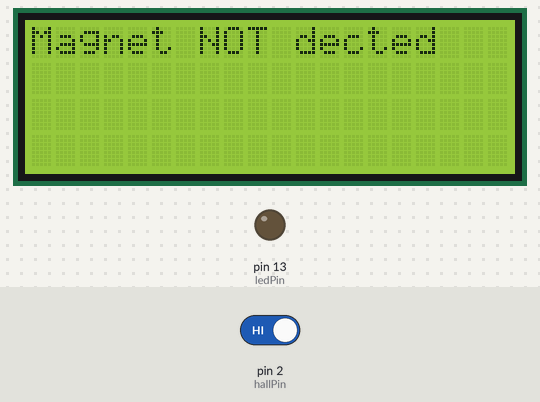
A sketch run on a simulated Arduino Uno, built with avr-gcc and run on an emulated ATmega328P. Shown: 20×4 character LCD, output pins drawn as LEDs (lit = HIGH). The test bench sets the inputs (shaded band); at power-on: pin 2 (hallPin) HIGH. What the sketch prints to the serial monitor is not drawn.

Above: at 4.2 s.
4.3 s: pin 2 (hallPin) driven LOW
At 5.5 s:
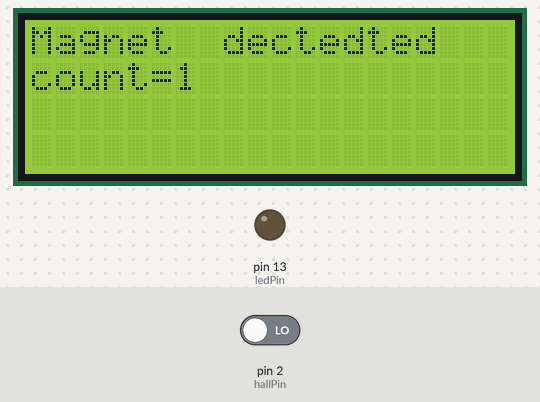
5.8 s: pin 2 (hallPin) driven HIGH
At 8.58 s:
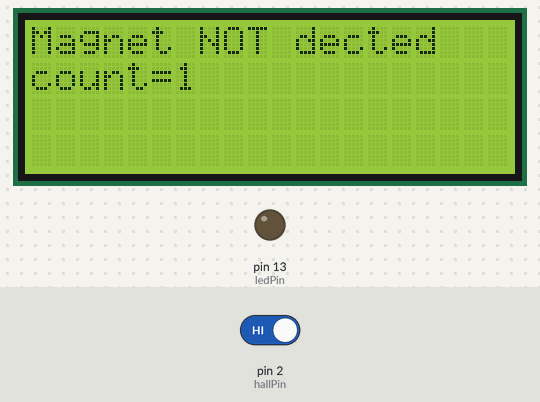
8.8 s: pin 2 (hallPin) driven LOW
At 10.2 s:
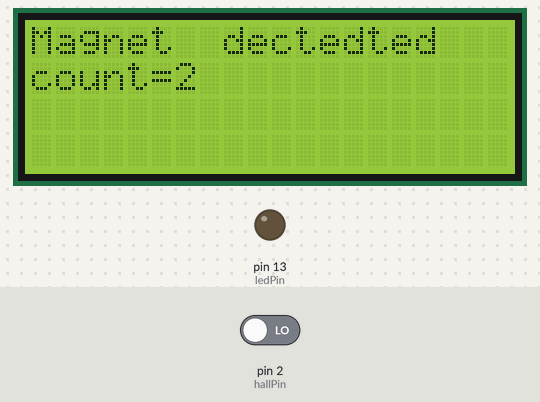
Timing chart, 0 to 11.8 s (numbered marks = the images above; inputs shaded):
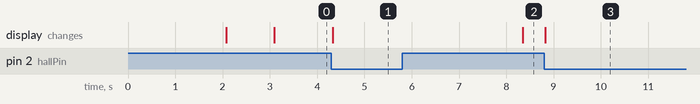

The sketch:

mmmm.ino
```cpp
const int hallPin = 2 ;     // initializing a pin for the sensor output

const int ledPin =  13 ;     // initializing a pin for the led. Arduino has built in led attached to pin 13
//#define enA 5
#include <LiquidCrystal_I2C.h>
#include <Servo.h>

// Variables for the duration and the distance


LiquidCrystal_I2C lcd(0x27,20,4);
  int count=0;
  boolean state = true;
void setup ( ) {

  pinMode ( ledPin , OUTPUT ) ; // This will initialize the LED pin as an output pin :
//  pinMode(enA, OUTPUT);
  lcd.init();
  lcd.backlight();
  lcd.setCursor(4,0);
  lcd.print("WELCOME");
  delay (2000);
  lcd.clear();

  pinMode ( hallPin , INPUT ) ;                        // This will initialize the hall effect sensor pin as an input pin to the Arduino :
  Serial.begin( 9600 ) ;
//  analogWrite (enA, 250);
  delay(1000);

}

void loop ( )


{
  if ( digitalRead ( hallPin )== LOW) {
     count++;

     Serial.println ( " Magnet  dected " ) ;
     Serial.print("Count: ");
     lcd.setCursor(0,1);
     lcd.print("count=");
     Serial.println(count);
     lcd.setCursor(6,1);
     lcd.print(count,1) ;
     lcd.setCursor(0,0);
     lcd.print("Magnet  dected");
     delay(4000);
    }
  if ( digitalRead ( hallPin )==HIGH){
    lcd.setCursor(0,0);
    lcd.print("Magnet NOT dected");
}
}
```

Measured:
- after the input at 4.3 s, the display: changes at once (image 1)
- after the input at 5.8 s, the display: changes after 2.5 s (image 2)
- after the input at 8.8 s, the display: changes at once (image 3)
